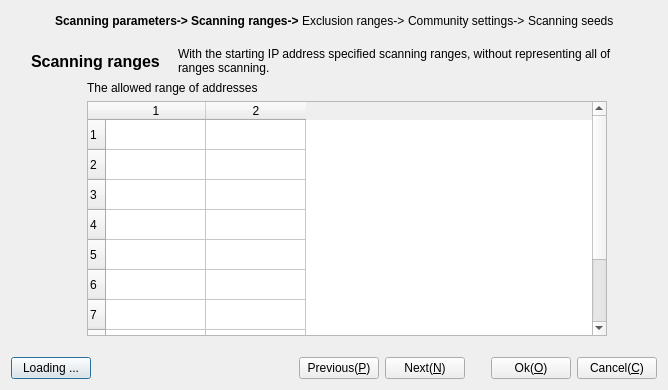
<?xml version="1.0" encoding="UTF-8"?>
<ui version="4.0">
 <class>ScanRangeConfigWizardForm</class>
 <widget class="QDialog" name="ScanRangeConfigWizardForm">
  <property name="geometry">
   <rect>
    <x>0</x>
    <y>0</y>
    <width>668</width>
    <height>390</height>
   </rect>
  </property>
  <property name="windowTitle">
   <string>Scanning ranges</string>
  </property>
  <layout class="QGridLayout" name="gridLayout">
   <item row="0" column="0" colspan="2">
    <layout class="QHBoxLayout" name="horizontalLayout_5">
     <property name="spacing">
      <number>3</number>
     </property>
     <item>
      <spacer name="horizontalSpacer_2">
       <property name="orientation">
        <enum>Qt::Horizontal</enum>
       </property>
       <property name="sizeHint" stdset="0">
        <size>
         <width>20</width>
         <height>20</height>
        </size>
       </property>
      </spacer>
     </item>
     <item>
      <widget class="QLabel" name="label_Parameter">
       <property name="font">
        <font>
         <weight>75</weight>
         <bold>true</bold>
        </font>
       </property>
       <property name="text">
        <string>Scanning parameters-&gt;</string>
       </property>
      </widget>
     </item>
     <item>
      <widget class="QLabel" name="label_Range">
       <property name="font">
        <font>
         <weight>75</weight>
         <bold>true</bold>
        </font>
       </property>
       <property name="text">
        <string>Scanning ranges-&gt;</string>
       </property>
      </widget>
     </item>
     <item>
      <widget class="QLabel" name="label_ExcludeRange">
       <property name="text">
        <string>Exclusion ranges-&gt;</string>
       </property>
      </widget>
     </item>
     <item>
      <widget class="QLabel" name="label_Common">
       <property name="text">
        <string>Community settings-&gt;</string>
       </property>
      </widget>
     </item>
     <item>
      <widget class="QLabel" name="label_Seed">
       <property name="text">
        <string>Scanning seeds</string>
       </property>
      </widget>
     </item>
     <item>
      <spacer name="horizontalSpacer_3">
       <property name="orientation">
        <enum>Qt::Horizontal</enum>
       </property>
       <property name="sizeHint" stdset="0">
        <size>
         <width>20</width>
         <height>20</height>
        </size>
       </property>
      </spacer>
     </item>
    </layout>
   </item>
   <item row="1" column="0">
    <spacer name="verticalSpacer">
     <property name="orientation">
      <enum>Qt::Vertical</enum>
     </property>
     <property name="sizeType">
      <enum>QSizePolicy::Preferred</enum>
     </property>
     <property name="sizeHint" stdset="0">
      <size>
       <width>20</width>
       <height>10</height>
      </size>
     </property>
    </spacer>
   </item>
   <item row="2" column="0" colspan="2">
    <layout class="QHBoxLayout" name="horizontalLayout" stretch="0,0,2,0">
     <property name="spacing">
      <number>18</number>
     </property>
     <item>
      <spacer name="horizontalSpacer_4">
       <property name="orientation">
        <enum>Qt::Horizontal</enum>
       </property>
       <property name="sizeType">
        <enum>QSizePolicy::Expanding</enum>
       </property>
       <property name="sizeHint" stdset="0">
        <size>
         <width>20</width>
         <height>20</height>
        </size>
       </property>
      </spacer>
     </item>
     <item>
      <widget class="QLabel" name="label_5">
       <property name="font">
        <font>
         <pointsize>12</pointsize>
         <weight>75</weight>
         <bold>true</bold>
        </font>
       </property>
       <property name="text">
        <string>Scanning ranges</string>
       </property>
      </widget>
     </item>
     <item>
      <widget class="QLabel" name="label">
       <property name="text">
        <string>With the starting IP address specified scanning ranges, without representing all of ranges scanning.</string>
       </property>
       <property name="wordWrap">
        <bool>true</bool>
       </property>
      </widget>
     </item>
     <item>
      <spacer name="horizontalSpacer_5">
       <property name="orientation">
        <enum>Qt::Horizontal</enum>
       </property>
       <property name="sizeType">
        <enum>QSizePolicy::Expanding</enum>
       </property>
       <property name="sizeHint" stdset="0">
        <size>
         <width>20</width>
         <height>20</height>
        </size>
       </property>
      </spacer>
     </item>
    </layout>
   </item>
   <item row="3" column="1">
    <layout class="QHBoxLayout" name="horizontalLayout_6" stretch="0,0,0">
     <item>
      <spacer name="horizontalSpacer_7">
       <property name="orientation">
        <enum>Qt::Horizontal</enum>
       </property>
       <property name="sizeType">
        <enum>QSizePolicy::Preferred</enum>
       </property>
       <property name="sizeHint" stdset="0">
        <size>
         <width>50</width>
         <height>20</height>
        </size>
       </property>
      </spacer>
     </item>
     <item>
      <layout class="QVBoxLayout" name="verticalLayout">
       <item>
        <widget class="QLabel" name="label_2">
         <property name="text">
          <string>The allowed range of addresses</string>
         </property>
        </widget>
       </item>
       <item>
        <widget class="QTableWidget" name="tableWidget">
         <property name="sizePolicy">
          <sizepolicy hsizetype="Expanding" vsizetype="Expanding">
           <horstretch>0</horstretch>
           <verstretch>0</verstretch>
          </sizepolicy>
         </property>
         <property name="baseSize">
          <size>
           <width>0</width>
           <height>0</height>
          </size>
         </property>
         <property name="toolTip">
          <string>Double-click the cell to edit, press the 'Delete' key to delete the selected row.</string>
         </property>
         <property name="statusTip">
          <string/>
         </property>
         <property name="whatsThis">
          <string/>
         </property>
         <property name="layoutDirection">
          <enum>Qt::LeftToRight</enum>
         </property>
         <property name="textElideMode">
          <enum>Qt::ElideMiddle</enum>
         </property>
         <property name="showGrid">
          <bool>true</bool>
         </property>
         <property name="rowCount">
          <number>10</number>
         </property>
         <property name="columnCount">
          <number>2</number>
         </property>
         <attribute name="verticalHeaderCascadingSectionResizes">
          <bool>false</bool>
         </attribute>
         <row/>
         <row/>
         <row/>
         <row/>
         <row/>
         <row/>
         <row/>
         <row/>
         <row/>
         <row/>
         <column/>
         <column/>
         <item row="0" column="0"/>
         <item row="1" column="0">
          <property name="text">
           <string/>
          </property>
         </item>
        </widget>
       </item>
      </layout>
     </item>
     <item>
      <spacer name="horizontalSpacer_6">
       <property name="orientation">
        <enum>Qt::Horizontal</enum>
       </property>
       <property name="sizeType">
        <enum>QSizePolicy::Preferred</enum>
       </property>
       <property name="sizeHint" stdset="0">
        <size>
         <width>50</width>
         <height>20</height>
        </size>
       </property>
      </spacer>
     </item>
    </layout>
   </item>
   <item row="4" column="0">
    <spacer name="verticalSpacer_2">
     <property name="orientation">
      <enum>Qt::Vertical</enum>
     </property>
     <property name="sizeType">
      <enum>QSizePolicy::Preferred</enum>
     </property>
     <property name="sizeHint" stdset="0">
      <size>
       <width>20</width>
       <height>15</height>
      </size>
     </property>
    </spacer>
   </item>
   <item row="5" column="0" colspan="2">
    <layout class="QHBoxLayout" name="horizontalLayout_4">
     <item>
      <widget class="QPushButton" name="rangeLoad_Btn">
       <property name="enabled">
        <bool>true</bool>
       </property>
       <property name="text">
        <string>Loading ...</string>
       </property>
      </widget>
     </item>
     <item>
      <layout class="QHBoxLayout" name="horizontalLayout_2">
       <property name="rightMargin">
        <number>10</number>
       </property>
       <item>
        <spacer name="horizontalSpacer">
         <property name="orientation">
          <enum>Qt::Horizontal</enum>
         </property>
         <property name="sizeHint" stdset="0">
          <size>
           <width>40</width>
           <height>20</height>
          </size>
         </property>
        </spacer>
       </item>
       <item>
        <widget class="QPushButton" name="pushButton_4">
         <property name="text">
          <string>Previous(&amp;P)</string>
         </property>
        </widget>
       </item>
       <item>
        <widget class="QPushButton" name="pushButton_3">
         <property name="text">
          <string>Next(&amp;N)</string>
         </property>
        </widget>
       </item>
      </layout>
     </item>
     <item>
      <layout class="QHBoxLayout" name="horizontalLayout_3">
       <property name="leftMargin">
        <number>10</number>
       </property>
       <item>
        <widget class="QPushButton" name="pushButton_2">
         <property name="text">
          <string>Ok(&amp;O)</string>
         </property>
        </widget>
       </item>
       <item>
        <widget class="QPushButton" name="pushButton">
         <property name="text">
          <string>Cancel(&amp;C)</string>
         </property>
        </widget>
       </item>
      </layout>
     </item>
    </layout>
   </item>
  </layout>
 </widget>
 <resources/>
 <connections/>
</ui>
